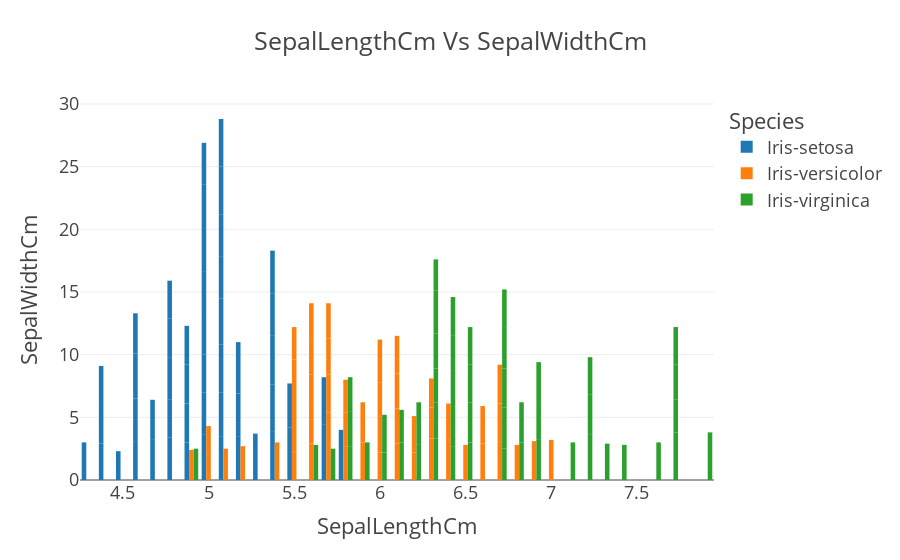

This figure's notebook cell:
### Markdown cell above
__I've Identitly define the bar plots__

    * SepalLengthCm VS SepalWidthCm 
    * SepalLengthCm VS PetalWidthCm
    *

### Code cell
px.bar(data,x = "SepalLengthCm", y = "SepalWidthCm",color = "Species",barmode="group",title='SepalLengthCm Vs SepalWidthCm',template = "presentation" )

### Figure 1 — Plotly figure (JSON) as saved in the notebook; plotly's stock layout.template omitted (floating-point values rounded to 4 significant figures)
{"data": [{"alignmentgroup": "True", "hovertemplate": "Species=Iris-setosa<br>SepalLengthCm=%{x}<br>SepalWidthCm=%{y}<extra></extra>", "legendgroup": "Iris-setosa", "marker": {"color": "#1F77B4", "pattern": {"shape": ""}}, "name": "Iris-setosa", "offsetgroup": "Iris-setosa", "orientation": "v", "showlegend": true, "textposition": "auto", "type": "bar", "x": [5.1, 4.9, 4.7, 4.6, 5, 5.4, 4.6, 5, 4.4, 4.9, 5.4, 4.8, 4.8, 4.3, 5.8, 5.7, 5.4, 5.1, 5.7, 5.1, 5.4, 5.1, 4.6, 5.1, 4.8, 5, 5, 5.2, 5.2, 4.7, 4.8, 5.4, 5.2, 5.5, 4.9, 5, 5.5, 4.9, 4.4, 5.1, 5, 4.5, 4.4, 5, 5.1, 4.8, 5.1, 4.6, 5.3, 5], "xaxis": "x", "y": [3.5, 3, 3.2, 3.1, 3.6, 3.9, 3.4, 3.4, 2.9, 3.1, 3.7, 3.4, 3, 3, 4, 4.4, 3.9, 3.5, 3.8, 3.8, 3.4, 3.7, 3.6, 3.3, 3.4, 3, 3.4, 3.5, 3.4, 3.2, 3.1, 3.4, 4.1, 4.2, 3.1, 3.2, 3.5, 3.1, 3, 3.4, 3.5, 2.3, 3.2, 3.5, 3.8, 3, 3.8, 3.2, 3.7, 3.3], "yaxis": "y"}, {"alignmentgroup": "True", "hovertemplate": "Species=Iris-versicolor<br>SepalLengthCm=%{x}<br>SepalWidthCm=%{y}<extra></extra>", "legendgroup": "Iris-versicolor", "marker": {"color": "#FF7F0E", "pattern": {"shape": ""}}, "name": "Iris-versicolor", "offsetgroup": "Iris-versicolor", "orientation": "v", "showlegend": true, "textposition": "auto", "type": "bar", "x": [7, 6.4, 6.9, 5.5, 6.5, 5.7, 6.3, 4.9, 6.6, 5.2, 5, 5.9, 6, 6.1, 5.6, 6.7, 5.6, 5.8, 6.2, 5.6, 5.9, 6.1, 6.3, 6.1, 6.4, 6.6, 6.8, 6.7, 6, 5.7, 5.5, 5.5, 5.8, 6, 5.4, 6, 6.7, 6.3, 5.6, 5.5, 5.5, 6.1, 5.8, 5, 5.6, 5.7, 5.7, 6.2, 5.1, 5.7], "xaxis": "x", "y": [3.2, 3.2, 3.1, 2.3, 2.8, 2.8, 3.3, 2.4, 2.9, 2.7, 2, 3, 2.2, 2.9, 2.9, 3.1, 3, 2.7, 2.2, 2.5, 3.2, 2.8, 2.5, 2.8, 2.9, 3, 2.8, 3, 2.9, 2.6, 2.4, 2.4, 2.7, 2.7, 3, 3.4, 3.1, 2.3, 3, 2.5, 2.6, 3, 2.6, 2.3, 2.7, 3, 2.9, 2.9, 2.5, 2.8], "yaxis": "y"}, {"alignmentgroup": "True", "hovertemplate": "Species=Iris-virginica<br>SepalLengthCm=%{x}<br>SepalWidthCm=%{y}<extra></extra>", "legendgroup": "Iris-virginica", "marker": {"color": "#2CA02C", "pattern": {"shape": ""}}, "name": "Iris-virginica", "offsetgroup": "Iris-virginica", "orientation": "v", "showlegend": true, "textposition": "auto", "type": "bar", "x": [6.3, 5.8, 7.1, 6.3, 6.5, 7.6, 4.9, 7.3, 6.7, 7.2, 6.5, 6.4, 6.8, 5.7, 5.8, 6.4, 6.5, 7.7, 7.7, 6, 6.9, 5.6, 7.7, 6.3, 6.7, 7.2, 6.2, 6.1, 6.4, 7.2, 7.4, 7.9, 6.4, 6.3, 6.1, 7.7, 6.3, 6.4, 6, 6.9, 6.7, 6.9, 5.8, 6.8, 6.7, 6.7, 6.3, 6.5, 6.2, 5.9], "xaxis": "x", "y": [3.3, 2.7, 3, 2.9, 3, 3, 2.5, 2.9, 2.5, 3.6, 3.2, 2.7, 3, 2.5, 2.8, 3.2, 3, 3.8, 2.6, 2.2, 3.2, 2.8, 2.8, 2.7, 3.3, 3.2, 2.8, 3, 2.8, 3, 2.8, 3.8, 2.8, 2.8, 2.6, 3, 3.4, 3.1, 3, 3.1, 3.1, 3.1, 2.7, 3.2, 3.3, 3, 2.5, 3, 3.4, 3], "yaxis": "y"}], "layout": {"barmode": "group", "legend": {"title": {"text": "Species"}, "tracegroupgap": 0}, "title": {"text": "SepalLengthCm Vs SepalWidthCm"}, "xaxis": {"anchor": "y", "domain": [0, 1], "title": {"text": "SepalLengthCm"}}, "yaxis": {"anchor": "x", "domain": [0, 1], "title": {"text": "SepalWidthCm"}}}}
